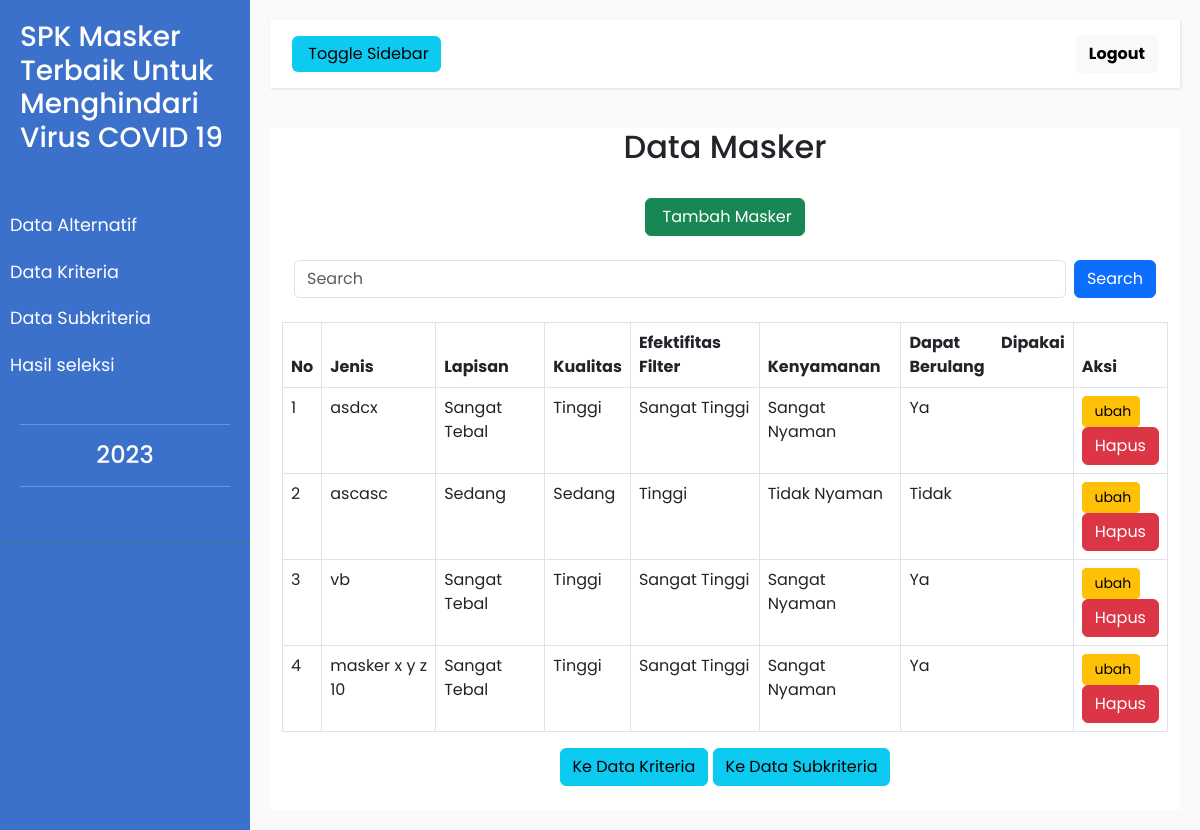
/admin/alternatif/data_masker_cari.php, run on the app's committed database.
### tables this page shows
CREATE TABLE `masker` (
  `id_masker` int(11) NOT NULL,
  `nama_masker` varchar(255) NOT NULL,
  `lapisan_masker` int(11) NOT NULL,
  `kualitas_masker` int(11) NOT NULL,
  `efektifitas_masker` int(11) NOT NULL,
  `kenyamanan_masker` int(11) NOT NULL,
  `reuse` int(11) NOT NULL,
  `nilai` double NOT NULL,
  `gambar` varchar(255) NOT NULL,
  `keterangan` text NOT NULL
);

CREATE TABLE `subkriteria` (
  `id_subkriteria` int(11) NOT NULL,
  `nama_subkriteria` varchar(255) NOT NULL,
  `bobot_subkriteria` double NOT NULL,
  `id_kriteria` int(11) NOT NULL
);

### admin/alternatif/data_masker_cari.php (the view, shortened to what this page needs)
<?php
include "../../koneksi.php";
$cari = $_POST['cari'];
 ?>
<!DOCTYPE html>
<html>
    <head>
        <link rel="stylesheet" href="../..\assets\bootstrap\css\bootstrap.css">
        <link href="../../assets/bootstrap/css/bootstrap.min.css" rel="stylesheet">
        <link rel="stylesheet" href="../../assets/admin/admin.css">
    </head>
    <body>
        <div class="wrapper">
            <nav id="sidebar">
                <div class="sidebar-header">
                    <a href="../index-admin.php">
                    <h3>SPK Masker Terbaik Untuk Menghindari Virus COVID 19</h3>
                        </a></strong>
                </div>
                <ul class="list-unstyled components">
                    <li>
                        <a href="data_masker.php" >Data Alternatif</a>
                        <a href="../kriteria/data_kriteria.php" >Data Kriteria</a>
                        <a href="../subkriteria/data_subkriteria.php" >Data Subkriteria</a>
                        <a href="../perhitungan/hasil_perhitungan.php" >Hasil seleksi</a>
                    </li>
                <ul class="list-unstyled CTAs">
                    <hr>
                    <center>
                        <h4><?php echo date('Y') ?></h4>
                    </center>
                    <hr>
                </ul>
            </nav>
            <div id="content">
                <nav class="navbar navbar-default">
                    <div class="container-fluid">
                        <div class="navbar-header">
                            <button type="button" id="sidebarCollapse" class="btn btn-info navbar-btn">
                                <span>Toggle Sidebar</span>
                            </button>
                        </div>
                        <ul class="nav navbar-nav navbar-right">
                                    <li>
                                        <a href="../keluar.php" class="btn btn-light fw-bold">Logout</a>
                                    </li>
                        </ul>
                    </div>
                </nav>
                <center>
                <div class="container" style="background-color:white;">
     <div class="panel">
        <center>
            <div class="panel-heading">
                 <h2>Data Masker</h2>
                 <br><a href="tambah_masker.php" class="btn btn-success btn-fill">
                            <span>Tambah Masker</span>
                            </a>
                            <br>
                            <br>
                            <div class="container">
                                 <form class="d-flex" action="data_masker_cari.php" method="POST">
                            <input class="form-control me-2" type="text" placeholder="Search" name="cari">
                            <button class="btn btn-primary" type="submit">Search</button>
                          </form>
            </div>
            <br>
            <div class="panel-body">
                <table class="table table-responsive table-hover table-bordered"  style="text-align:justify">
                    <thead>
                        <tr>
                            <th>No</th>
                            <th>Jenis</th>
                            <th>Lapisan</th>
                            <th>Kualitas</th>
                            <th>Efektifitas Filter</th>
                            <th>Kenyamanan</th>
                            <th>Dapat Dipakai Berulang</th>
                            <th>Aksi</th>
                        </tr>
                    </thead>
                    <tbody>
                        <?php
                            $sql = "SELECT * FROM masker where nama_masker like '%$cari%'";
                            $no  = 1;
                            foreach ($dbh->query($sql) as $data) :
                         ?>
                         <tr>
                         <td><?php echo $no; ?></td>
                         <td><?php echo $data['nama_masker'] ?></td>
                         <td><?php
                            $sql1 = "SELECT * FROM subkriteria";
                            foreach ($dbh->query($sql1) as $data1) :
                            if ($data1['id_subkriteria'] == $data['lapisan_masker']) {
                                echo $data1['nama_subkriteria'];
                            }
                            endforeach;
                             ?>
                         </td>
                         <td><?php
                            $sql1 = "SELECT * FROM subkriteria";
                            foreach ($dbh->query($sql1) as $data1) :
                            if ($data1['id_subkriteria'] == $data['kualitas_masker']) {
                                echo $data1['nama_subkriteria'];
                            }
                            endforeach;
                             ?>
                         </td>
                         <td><?php
                            $sql1 = "SELECT * FROM subkriteria";
                            foreach ($dbh->query($sql1) as $data1) :
                            if ($data1['id_subkriteria'] == $data['efektifitas_masker']) {
                                echo $data1['nama_subkriteria'];
                            }
                            endforeach;
                             ?>
                         </td>
                         <td><?php
                            $sql1 = "SELECT * FROM subkriteria";
                            foreach ($dbh->query($sql1) as $data1) :
                            if ($data1['id_subkriteria'] == $data['kenyamanan_masker']) {
                                echo $data1['nama_subkriteria'];
                            }
                            endforeach;
                             ?>
                         </td>
                         <td><?php
                            $sql1 = "SELECT * FROM subkriteria";
                            foreach ($dbh->query($sql1) as $data1) :
                            if ($data1['id_subkriteria'] == $data['reuse']) {
                                echo $data1['nama_subkriteria'];
                            }
                            endforeach;
                             ?>
                         </td>
                         <td>
                            <a href="edit_masker.php?masker=<?php echo $data['id_masker'] ?>" class="btn btn-warning btn-sm btn-fill btn-block">
                              <span>ubah</span>
                            </a>
                               <div class="form-group">
                            <input type="button" value="Hapus" id="submitButton" data-bs-toggle="modal" data-bs-target="#confirm-submit" class="btn btn-danger btn-fill">
                        </div>
                        </td>
                        </tr>
                         <?php
                                    $no++;
                                    endforeach;
                          ?>
                    </tbody>
                </table>
            </div>
        </center>
     <center>
     <a href="../kriteria/data_kriteria.php" class="btn btn-info ">Ke Data Kriteria</a>
     <a href="../subkriteria/data_subkriteria.php" class="btn btn-info ">Ke Data Subkriteria</a>
     </center>
     <br>
     </div>
 </div>
                </div>
        </div>
    </body>
</html>
</body>
</html>

### assets/admin/admin.css (style rules this page uses)
body { font-family: 'Poppins', sans-serif; background: #fafafa; }
a, a:hover, a:focus { color: inherit; text-decoration: none; transition: all 0.3s; }
.navbar { padding: 15px 10px; background: #fff; border: none; border-radius: 0; margin-bottom: 40px; box-shadow: 1px 1px 3px rgba(0, 0, 0, 0.1); }
.navbar-btn { box-shadow: none; outline: none !important; border: none; }
i, span { display: inline-block; }
.wrapper { display: flex; align-items: stretch; }
#sidebar { min-width: 250px; max-width: 250px; background: #3B71CA; color: #fff; transition: all 0.3s; }
#sidebar ul li a { text-align: left; }
#sidebar .sidebar-header { padding: 20px; background: #3B71CA; }
#sidebar ul.components { padding: 20px 0; border-bottom: 1px solid #47748b; }
#sidebar ul li a { padding: 10px; font-size: 1.1em; display: block; }
ul.CTAs { padding: 20px; }
#content { width: 100vw; padding: 20px; min-height: 100vh; transition: all 0.3s; }

### data on the page
masker: nama_masker "asdcx"
subkriteria: nama_subkriteria "Sangat Tebal"
subkriteria: nama_subkriteria "Tinggi"
subkriteria: nama_subkriteria "Sangat Tinggi"
subkriteria: nama_subkriteria "Sangat Nyaman"
subkriteria: nama_subkriteria "Ya"
masker: nama_masker "ascasc"
subkriteria: nama_subkriteria "Sedang"
subkriteria: nama_subkriteria "Sedang"
subkriteria: nama_subkriteria "Tinggi"
subkriteria: nama_subkriteria "Tidak Nyaman"
subkriteria: nama_subkriteria "Tidak"
masker: nama_masker "vb"
masker: nama_masker "masker x y z 10"
